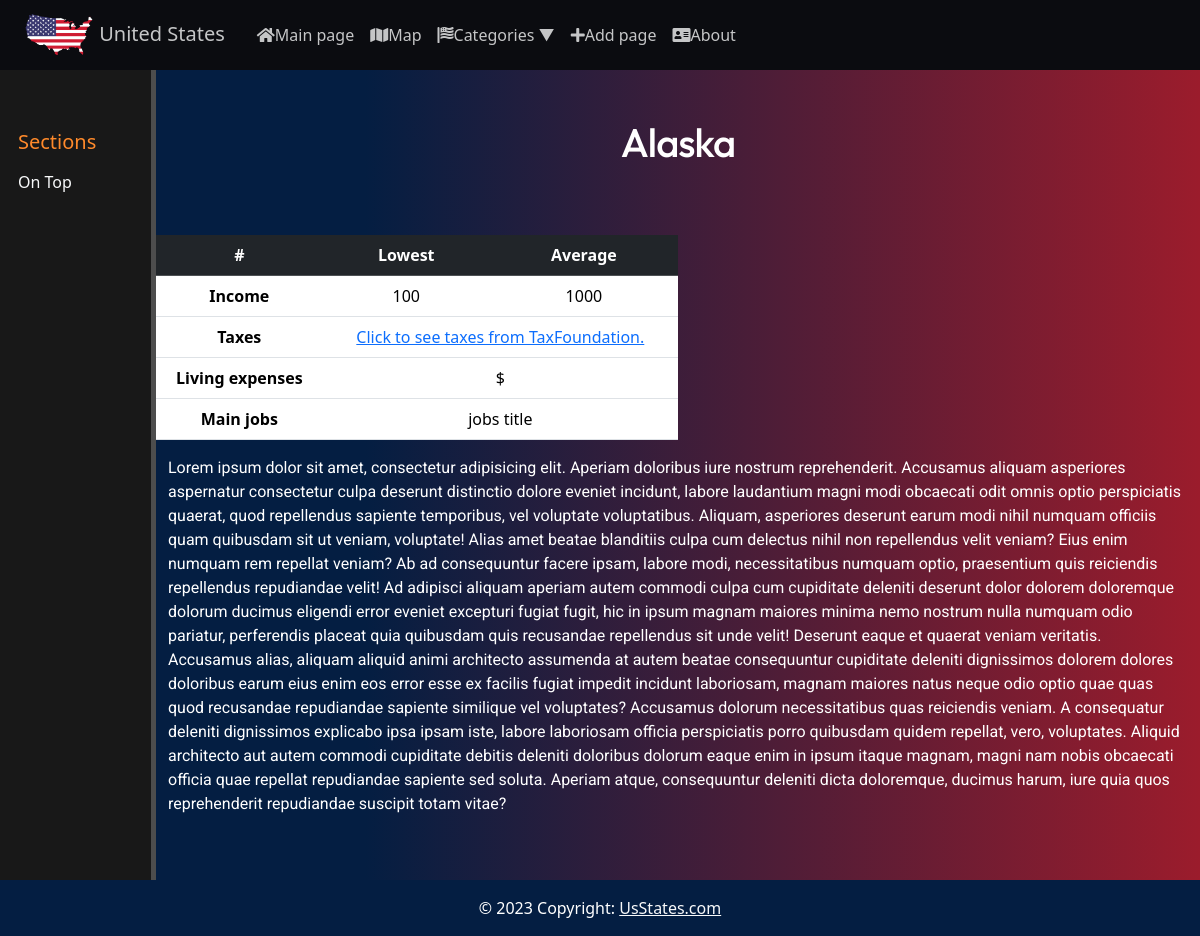
Screenshot of /states/alaska/ with the database file from the repository.
### main/models.py (models this page shows, shortened)
class States(models.Model):
    title = models.CharField(max_length=255, verbose_name="State name")
    slug=models.SlugField(max_length=255, unique=True, db_index=True, verbose_name='URL', null=True)
    content= models.TextField(blank=False, verbose_name="State preview text")
    photo = models.ImageField(upload_to="photos/%Y/%m/%d/", verbose_name="Main photo", blank=True)
    time_create = models.DateTimeField(auto_now_add=True, verbose_name="Time created")
    time_update=models.DateTimeField(auto_now = True, verbose_name="Time updated")
    is_published = models.BooleanField(default=True, verbose_name="Is published")
    cat = models.ForeignKey('Category', on_delete=models.PROTECT, null=True, verbose_name="Category")
    jobs = models.CharField(max_length=255, verbose_name="State main jobs", default="jobs title")
    salary = models.IntegerField(verbose_name="State average annual income", default=1000)
    lowest_annual_income = models.IntegerField(verbose_name="State lowest annual income", default=100)
    living_expenses = models.CharField(max_length=5, verbose_name="Living expenses in $$$", default="$")
    taxes = models.CharField(max_length=255, verbose_name="State tax link", default="This field will set by itself", blank=True)
    class Meta: #для stateS у адмін панелі
        verbose_name='State'
        verbose_name_plural="States"
        ordering = ['title', 'time_create']

### main/views.py (the view)
# urls.py: path('states/<slug:state_slug>/', views.show_states, name='states'),
def show_states(request, state_slug):
    post=get_object_or_404(States, slug=state_slug)
    photos_descriptions = ImagesForStates.objects.filter(state_id=post.id)
    context={
        'post':post,
        'title': post.title,
        'photos_and_descriptions': photos_descriptions,
    }
    return render(request, 'main/post.html', context=context)

### main/models.py (called while the page is built)
    def get_absolute_url(self):
        return reverse("category", kwargs={"cat_id": self.pk})

### main/templatetags/main_tags.py (called while the page is built)
@register.inclusion_tag("main/list_categories.html")
def show_categories(sort=None, cat_selected=0):
    if sort==None:
        cats=Category.objects.all()
    else:
        cats=Category.objects.order_by(sort)
    return {"cats":cats, 'cat_selected':cat_selected}

@register.inclusion_tag("main/aside.html")
def aside_menu(filter):
    return {"categories": ImagesForStates.objects.filter(state_id=filter)}

@register.inclusion_tag("main/list_menu.html")
def show_menu():
    menu = [{'title': 'Main page', 'url_name':'home', 'font_awesome_class':'fas fa-home'},
            {'title': 'Map', 'url_name':'map_page', 'font_awesome_class':'fas fa-map'},
        {'title': 'Categories', 'url_name':'states_main', 'font_awesome_class':'fa-solid fa-flag-usa'},
        {'title': 'Add page', 'url_name':'add_page', 'font_awesome_class':'fas fa-plus'},
        {'title': 'About', 'url_name':'about', 'font_awesome_class':'fas fa-address-card'},
    ]
    return {"menu":menu}

### main/templates/main/post.html (shortened to what this page needs)
{%extends 'main/layout.html'%}
{%load static%}
{%load main_tags%}
{%block additional_head_data%}
    <link rel="stylesheet" href="{% static 'main/css/post.css' %}">
{%endblock%}
{%block side_menu%}
    {% aside_menu post.id %}
{%endblock%}
{%block content%}
<div class="container">
    <div class="row mt-5">
        <h1>{{title}}</h1>
    </div>
    <div class="row my-5" id="post-thumbnail">
            <table class="table table-responsive w-50" id="state-table">
                <thead class="table-dark">
                    <tr>
                        <th scope="col">
                            #
                        </th>
                        <th scope="col">
                            Lowest
                        </th>
                        <th scope="col">
                            Average
                        </th>
                    </tr>
                </thead>
                <tbody>
                    <tr>
                      <th scope="row">Income</th>
                      <td>{{post.lowest_annual_income}}</td>
                      <td>{{post.salary}}</td>
                    </tr>
                    <tr>
                      <th scope="row">Taxes</th>
                      <td colspan="2"><a href="{{post.taxes}}">Click to see taxes from TaxFoundation.</a></td>
                    </tr>
                    <tr>
                      <th scope="row">Living expenses</th>
                      <td colspan="2">{{post.living_expenses}}</td>
                    </tr>
                    <tr>
                        <th>Main jobs</th>
                        <td colspan="2">{{post.jobs}}</td>
                    </tr>
                </tbody>
            </table>
            <p>Lorem ipsum dolor sit amet, consectetur adipisicing elit. Aperiam doloribus iure nostrum reprehenderit. Accusamus aliquam asperiores aspernatur consectetur culpa deserunt distinctio dolore eveniet incidunt, labore laudantium magni modi obcaecati odit omnis optio perspiciatis quaerat, quod repellendus sapiente temporibus, vel voluptate voluptatibus. Aliquam, asperiores deserunt earum modi nihil numquam officiis quam quibusdam sit ut veniam, voluptate! Alias amet beatae blanditiis culpa cum delectus nihil non repellendus velit veniam? Eius enim numquam rem repellat veniam? Ab ad consequuntur facere ipsam, labore modi, necessitatibus numquam optio, praesentium quis reiciendis repellendus repudiandae velit! Ad adipisci aliquam aperiam autem commodi culpa cum cupiditate deleniti deserunt dolor dolorem doloremque dolorum ducimus eligendi error eveniet excepturi fugiat fugit, hic in ipsum magnam maiores minima nemo nostrum nulla numquam odio pariatur, perferendis placeat quia quibusdam quis recusandae repellendus sit unde velit! Deserunt eaque et quaerat veniam veritatis. Accusamus alias, aliquam aliquid animi architecto assumenda at autem beatae consequuntur cupiditate deleniti dignissimos dolorem dolores doloribus earum eius enim eos error esse ex facilis fugiat impedit incidunt laboriosam, magnam maiores natus neque odio optio quae quas quod recusandae repudiandae sapiente similique vel voluptates? Accusamus dolorum necessitatibus quas reiciendis veniam. A consequatur deleniti dignissimos explicabo ipsa ipsam iste, labore laboriosam officia perspiciatis porro quibusdam quidem repellat, vero, voluptates. Aliquid architecto aut autem commodi cupiditate debitis deleniti doloribus dolorum eaque enim in ipsum itaque magnam, magni nam nobis obcaecati officia quae repellat repudiandae sapiente sed soluta. Aperiam atque, consequuntur deleniti dicta doloremque, ducimus harum, iure quia quos reprehenderit repudiandae suscipit totam vitae?</p>
        </div>
    </div>
</div>
{%endblock%}

### main/static/main/css/post.css (style rules this page uses)
#post-thumbnail p { text-align: left; }

### main/static/main/css/styles.css (style rules this page uses)
:root { --aside-menu-color: rgb(107, 238, 255); --aside-hover-color: rgb(145,149,230); --main-text-color: #66fcf1; }
html { height:100%; }
body { height: 100%; }
#main h1, #main h2, #main h3, #main h4 { font-family: Outfit; }
#main p { font-family: Roboto; }
#main p { font-size: 16px; line-height: calc(16px * 1.5); }
#main h1 { margin-bottom: 2%; letter-spacing: -1px; }

### rows the page displays
States: title "Alaska", lowest_annual_income "100", salary "1000", living_expenses "$", jobs "jobs title"

### other values shown
{{ i.title }} "Main page" "Map" "Add page" "About"
